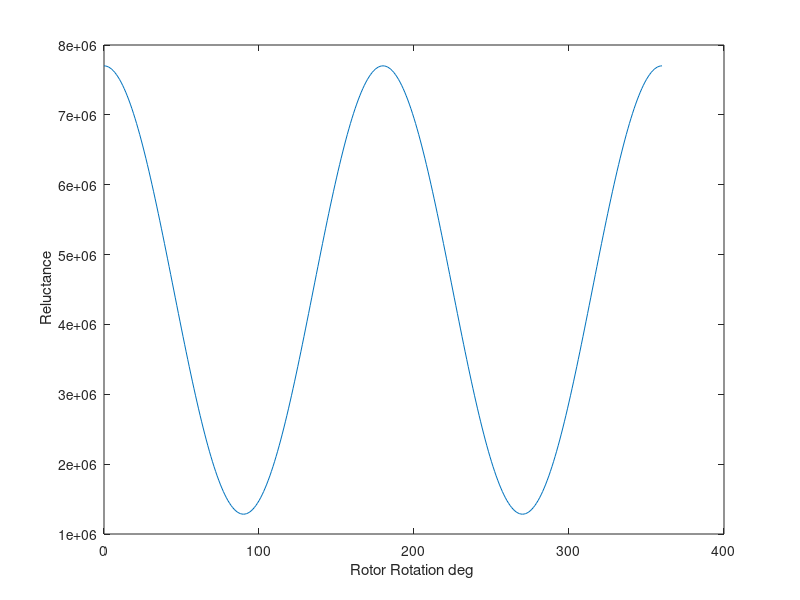
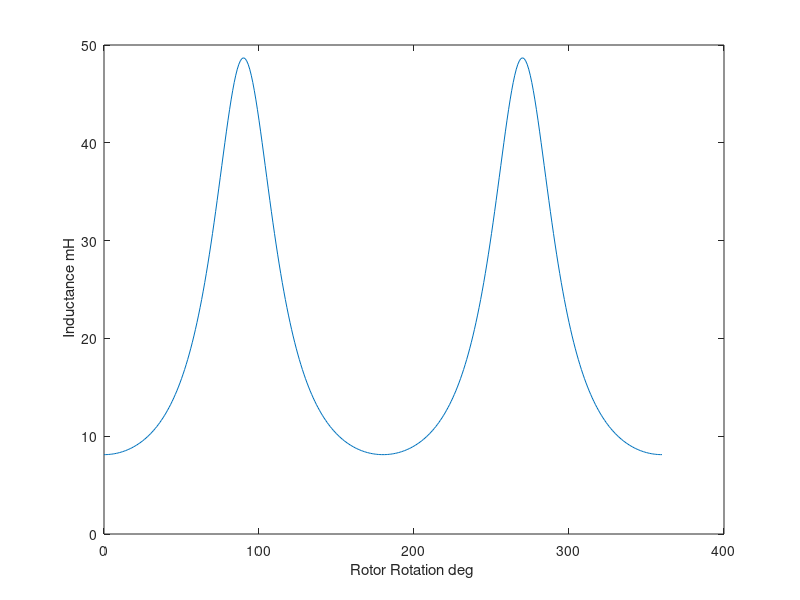
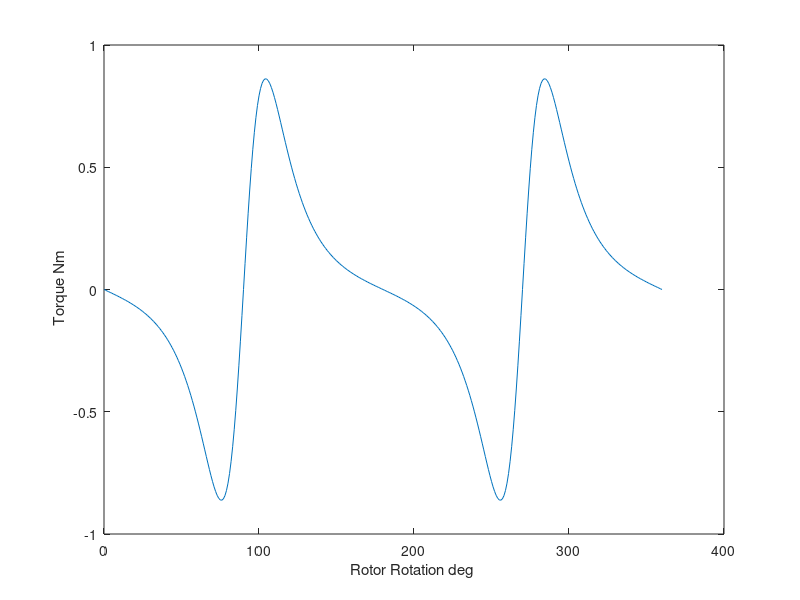

The MATLAB source for these figures, in order:
Lstack =20e-3;
Airgap_min = 0.5e-3;
Airgap_max = 2.5e-3;
u0 = pi*4e-7;
I_dc = 3 ; 
% there are two airgaps Upper one I call Airgap1 and lower one Airgap2

% when rotor position is 90 deg minimum reluctance is achieved 
% 74 degree is the arc of the rotor pole
Rmin =  Airgap_min/(u0*12e-3*74*pi/180*Lstack);
% when rotor position is 0 deg maximum reluctance is achieved
Rmax = Airgap_max/(u0*10e-3*74*pi/180*Lstack); 

theta = 0:360;
% I consider a sinusoidal variatoin for the reluctance
% there are two airgap, here I just calculated the torque for airgap1 and
% at the end we multipy the torque by 2 to 
R_airgap = ((Rmax+Rmin)/2+(Rmax-Rmin)*cosd(2*theta)/2);
Nseries = 250; % number of turns
L = Nseries^2./R_airgap;

DL_Dtheta = (Nseries^2)*((Rmax+Rmin)*(-2*sind(2*theta))/2)./(R_airgap.^2);

Torque = 2*(I_dc^2*DL_Dtheta)/2;

figure
plot(theta,R_airgap)
xlabel('Rotor Rotation deg ');
ylabel(' Reluctance');
figure
plot(theta,L*1000)
xlabel('Rotor Rotation deg ');
ylabel(' Inductance mH');
figure
plot(theta,Torque)
xlabel('Rotor Rotation deg ');
ylabel(' Torque Nm');
